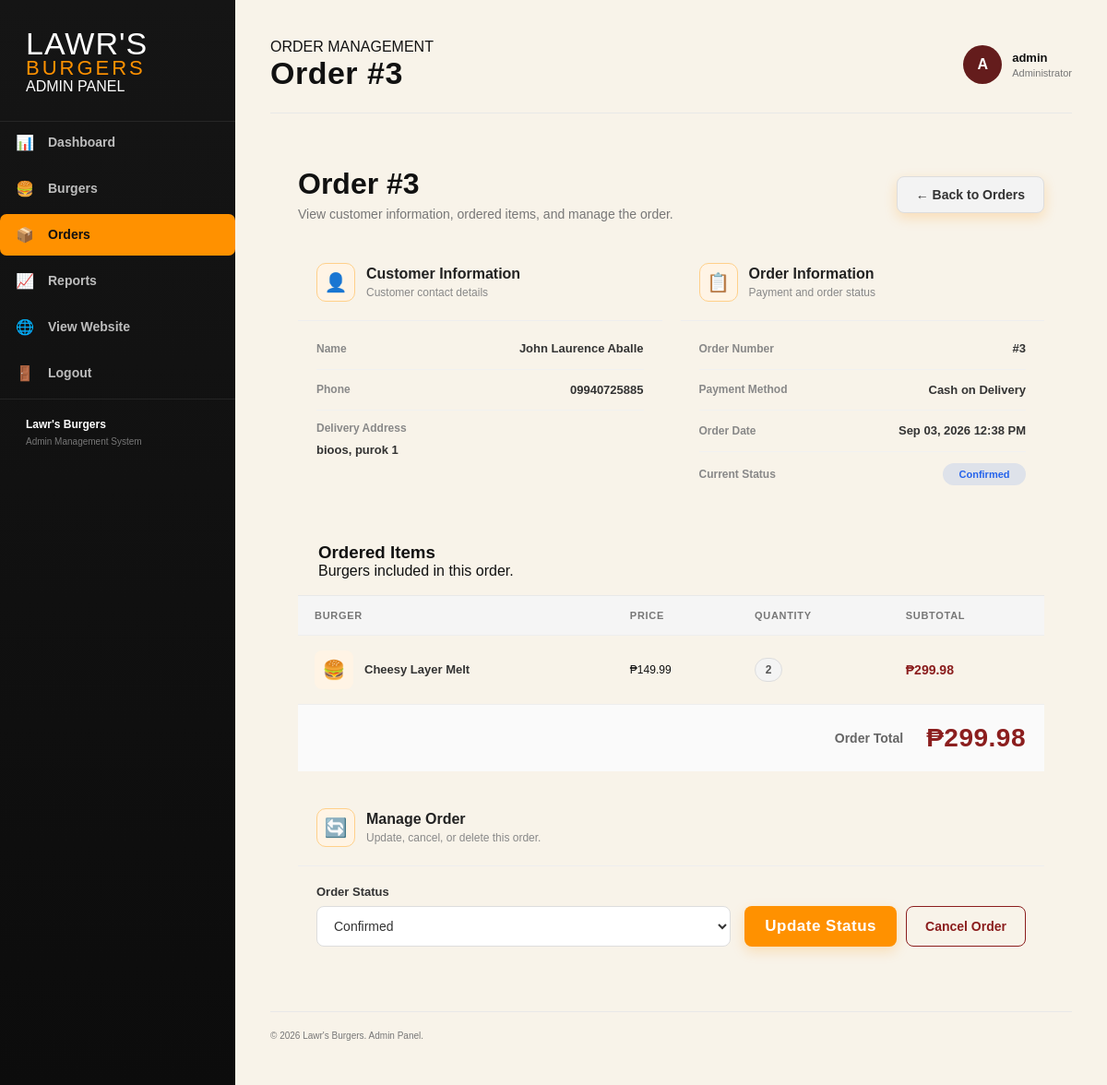
/admin/view_order.php?id=3 (signed in), run on the app's committed database.
### tables this page shows
CREATE TABLE orders (
    id INT NOT NULL AUTO_INCREMENT,
    customer_name VARCHAR(255) NOT NULL,
    phone VARCHAR(50) NOT NULL,
    address TEXT NOT NULL,
    notes TEXT,
    payment_method VARCHAR(100) NOT NULL,
    total DECIMAL(10,2) NOT NULL,
    status VARCHAR(50) NOT NULL DEFAULT 'Pending',
    created_at TIMESTAMP NOT NULL DEFAULT CURRENT_TIMESTAMP,
    updated_at TIMESTAMP NOT NULL DEFAULT CURRENT_TIMESTAMP ON UPDATE CURRENT_TIMESTAMP,
    PRIMARY KEY (id)
);

CREATE TABLE order_items (
    id INT NOT NULL AUTO_INCREMENT,
    order_id INT NOT NULL,
    burger_id INT NOT NULL,
    burger_name VARCHAR(255) NOT NULL,
    price DECIMAL(10,2) NOT NULL,
    quantity INT NOT NULL,
    subtotal DECIMAL(10,2) NOT NULL,
    created_at TIMESTAMP NOT NULL DEFAULT CURRENT_TIMESTAMP,
    PRIMARY KEY (id),
    KEY idx_order_items_order_id (order_id),
    KEY idx_order_items_burger_id (burger_id),
    CONSTRAINT fk_order_items_order
        FOREIGN KEY (order_id) REFERENCES orders(id)
        ON DELETE CASCADE ON UPDATE CASCADE,
    CONSTRAINT fk_order_items_burger
        FOREIGN KEY (burger_id) REFERENCES burgers(id)
        ON DELETE RESTRICT ON UPDATE CASCADE
);

### admin/view_order.php (the view, shortened to what the rows shown need)
<?php
require_once "../config/db.php";
$order_id = isset($_GET["id"]) ? (int)$_GET["id"] : 0;
$stmt = $conn->prepare("
    SELECT
        id,
        customer_name,
        phone,
        address,
        notes,
        payment_method,
        total,
        status,
        created_at,
        updated_at
    FROM orders
    WHERE id = ?
    LIMIT 1
");
$stmt->bind_param("i", $order_id);
$stmt->execute();
$result = $stmt->get_result();
$order = $result->fetch_assoc();
$item_stmt = $conn->prepare("
    SELECT
        id,
        burger_id,
        burger_name,
        price,
        quantity,
        subtotal
    FROM order_items
    WHERE order_id = ?
    ORDER BY id ASC
");
$item_stmt->bind_param("i", $order_id);
$item_stmt->execute();
$items_result = $item_stmt->get_result();
$status = strtolower(trim($order["status"]));
switch ($status) {
    case "confirmed":
        $status_class = "order-confirmed";
        break;
}
?>
<!DOCTYPE html>
<html lang="en">
<head>
    <link
        rel="stylesheet"
        href="../css/admin.css"
    >
</head>
<body>
<div class="admin-layout">
    <main class="admin-main">
        <header class="admin-topbar">
            <div>
                <span class="page-label">
                    ORDER MANAGEMENT
                </span>
                <h1>
                    Order #<?php echo $order["id"]; ?>
                </h1>
            </div>
        </header>
        <section class="admin-content">
            <div class="content-header">
                <div>
                    <h2>
                        Order #<?php echo $order["id"]; ?>
                    </h2>
                    <p>
                        View customer information, ordered items, and manage the order.
                    </p>
                </div>
            </div>
            <div class="order-detail-grid">
                <div class="admin-card order-detail-card">
                    <div class="detail-content">
                        <div class="detail-row">
                            <span>
                                Name
                            </span>
                            <strong>
                                <?php
                                echo htmlspecialchars(
                                    $order["customer_name"]
                                );
                                ?>
                            </strong>
                        </div>
                        <div class="detail-row">
                            <span>
                                Phone
                            </span>
                            <strong>
                                <?php
                                echo htmlspecialchars(
                                    $order["phone"]
                                );
                                ?>
                            </strong>
                        </div>
                        <div class="detail-row detail-row-column">
                            <span>
                                Delivery Address
                            </span>
                            <strong>
                                <?php
                                echo nl2br(
                                    htmlspecialchars(
                                        $order["address"]
                                    )
                                );
                                ?>
                            </strong>
                        </div>
                    </div>
                </div>
                <div class="admin-card order-detail-card">
                    <div class="detail-content">
                        <div class="detail-row">
                            <span>
                                Order Number
                            </span>
                            <strong>
                                #<?php echo $order["id"]; ?>
                            </strong>
                        </div>
                        <div class="detail-row">
                            <span>
                                Payment Method
                            </span>
                            <strong>
                                <?php
                                echo htmlspecialchars(
                                    $order["payment_method"]
                                );
                                ?>
                            </strong>
                        </div>
                        <div class="detail-row">
                            <span>
                                Order Date
                            </span>
                            <strong>
                                <?php
                                echo date(
                                    "M d, Y h:i A",
                                    strtotime(
                                        $order["created_at"]
                                    )
                                );
                                ?>
                            </strong>
                        </div>
                        <div class="detail-row">
                            <span>
                                Current Status
                            </span>
                            <span
                                class="order-status-badge <?php echo $status_class; ?>"
                            >
                                <?php
                                echo htmlspecialchars(
                                    $order["status"]
                                );
                                ?>
                            </span>
                        </div>
                    </div>
                </div>
            </div>
            <div class="admin-card order-items-card">
                <div class="table-wrapper">
                    <table class="admin-table order-items-table">
                        <thead>
                            <tr>
                                <th>
                                    Burger
                                </th>
                                <th>
                                    Price
                                </th>
                                <th>
                                    Quantity
                                </th>
                                <th>
                                    Subtotal
                                </th>
                            </tr>
                        </thead>
                        <tbody>
                        <?php if ($items_result->num_rows > 0): ?>
                            <?php while ($item = $items_result->fetch_assoc()): ?>
                                <tr>
                                    <td>
                                        <div class="order-item-name">
                                            <div class="order-item-icon">
                                                🍔
                                            </div>
                                            <div>
                                                <strong>
                                                    <?php
                                                    echo htmlspecialchars(
                                                        $item["burger_name"]
                                                    );
                                                    ?>
                                                </strong>
                                            </div>
                                        </div>
                                    </td>
                                    <td>
                                        ₱<?php
                                        echo number_format(
                                            (float)$item["price"],
                                            2
                                        );
                                        ?>
                                    </td>
                                    <td>
                                        <span class="quantity-badge">
                                            <?php
                                            echo (int)$item["quantity"];
                                            ?>
                                        </span>
                                    </td>
                                    <td>
                                        <strong class="item-subtotal">
                                            ₱<?php
                                            echo number_format(
                                                (float)$item["subtotal"],
                                                2
                                            );
                                            ?>
                                        </strong>
                                    </td>
                                </tr>
                            <?php endwhile; ?>
                        <?php endif; ?>
                        </tbody>
                    </table>
                </div>
                <div class="order-total-section">
                    <span>
                        Order Total
                    </span>
                    <strong>
                        ₱<?php
                        echo number_format(
                            (float)$order["total"],
                            2
                        );
                        ?>
                    </strong>
                </div>
            </div>
            <div class="admin-card update-status-card">
                <form
                    action="update_order.php"
                    method="POST"
                    class="status-form"
                    id="orderStatusForm"
                >
                    <div class="status-form-group">
                        <label for="status">
                            Order Status
                        </label>
                        <select
                            id="status"
                            name="status"
                            required
                        >
                            <option
                                value="Confirmed"
                                <?php
                                echo ($order["status"] === "Confirmed")
                                    ? "selected"
                                    : "";
                                ?>
                            >
                                Confirmed
                            </option>
                        </select>
                    </div>
                </form>
            </div>
        </section>
    </main>
</div>
</body>
</html>

### data on the page
orders: id "3", customer_name "John Laurence Aballe", phone "09940725885", address "bioos, purok 1", payment_method "Cash on Delivery", created_at "Sep 03, 2026 12:38 PM", status "Confirmed", total "299.98"
order_items: burger_name "Cheesy Layer Melt", price "149.99", quantity "2", subtotal "299.98"

### other printed values
$_SESSION["admin_username"] "admin"
